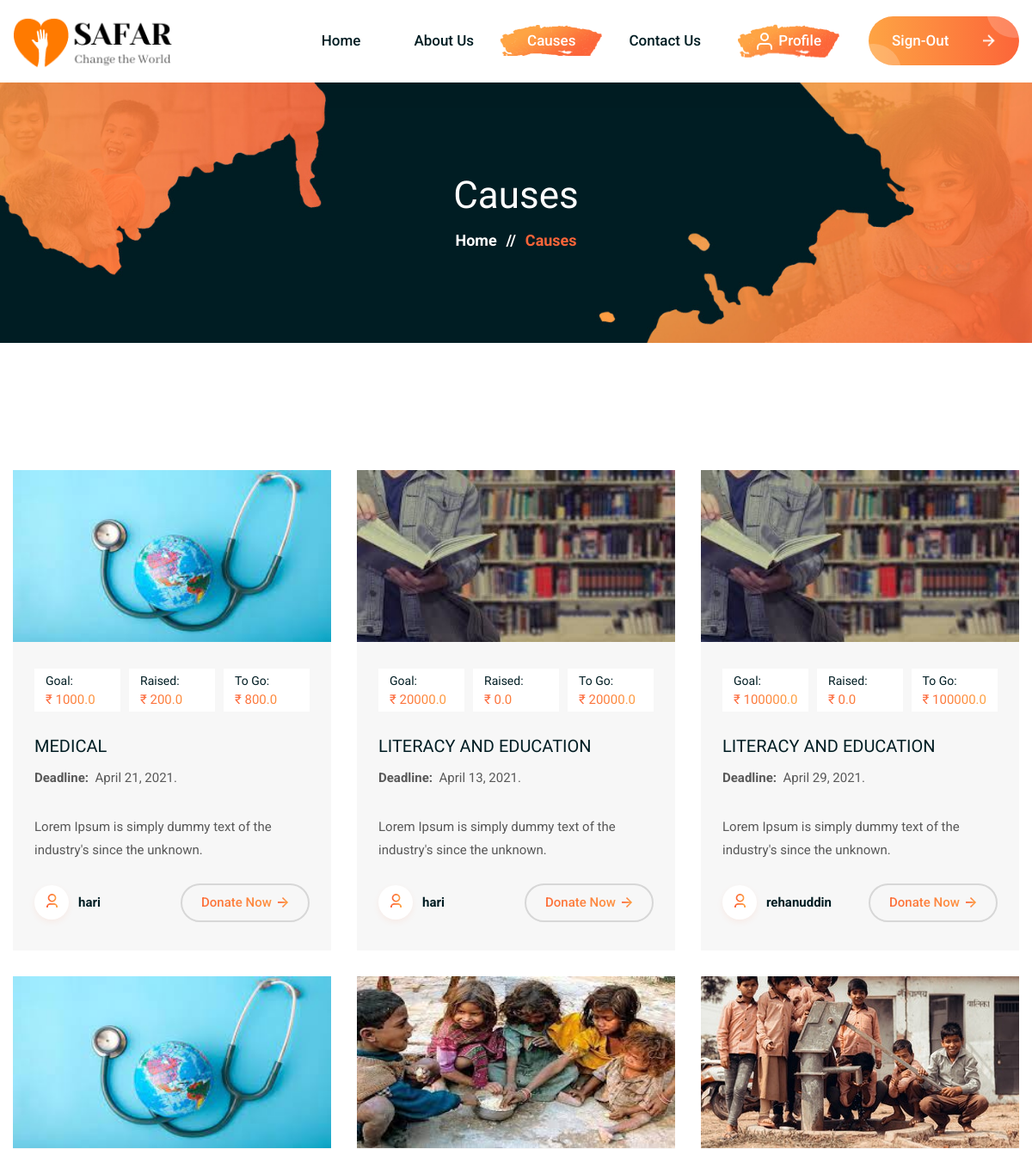
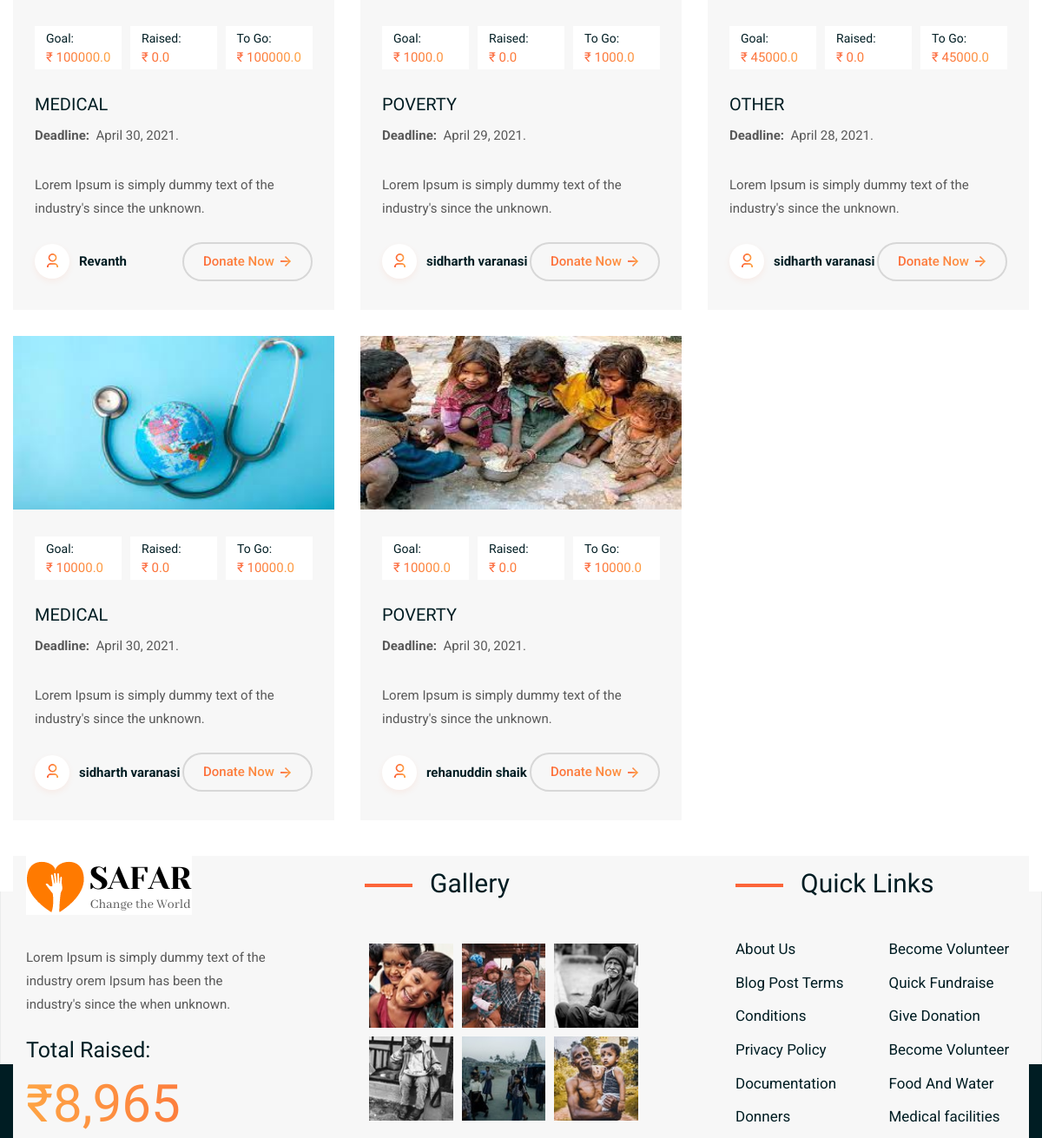
The app's page /causes/ (signed in, upper part), older data (2 pictures, top to bottom).
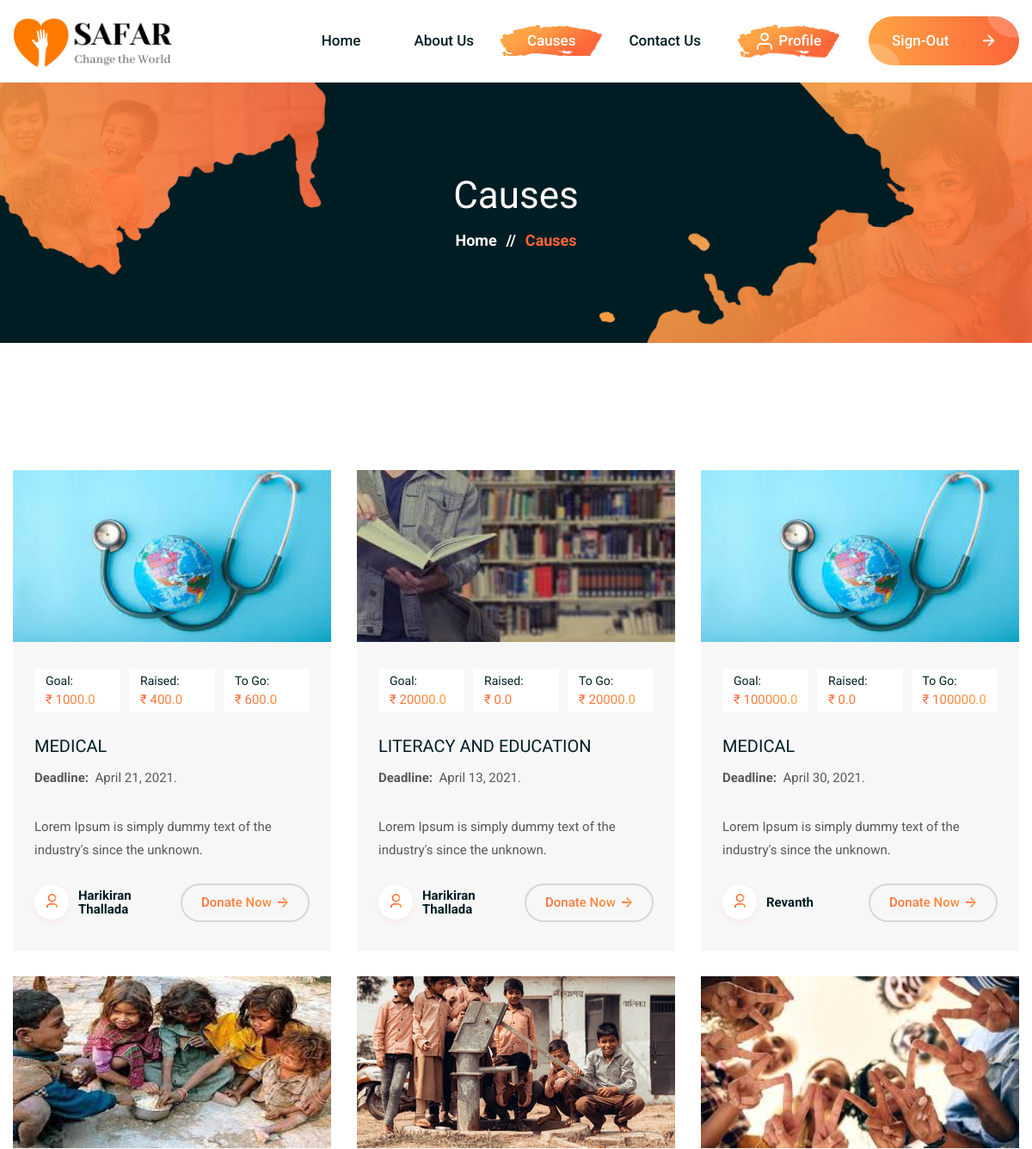
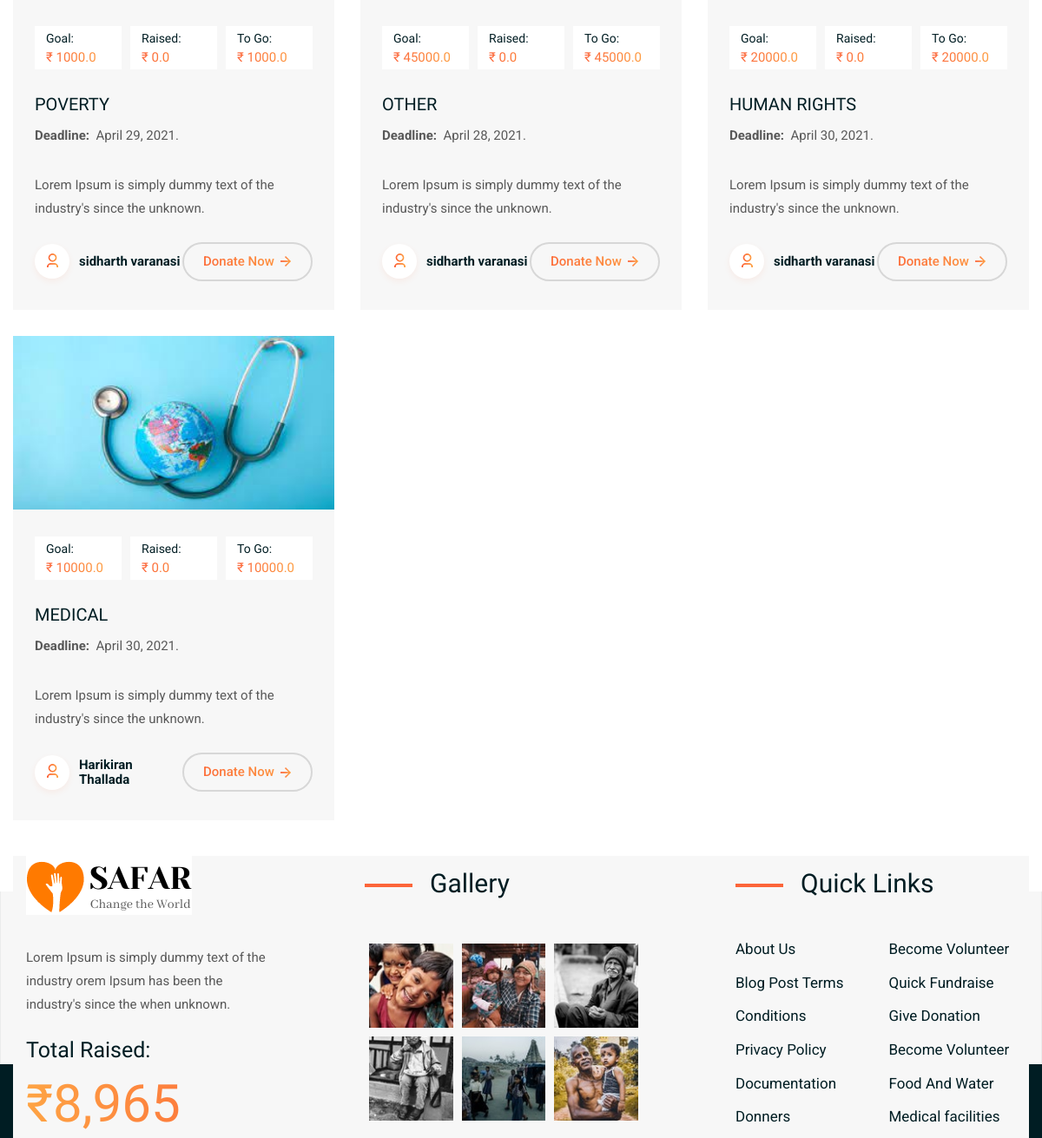
The same page, newer data (2 pictures, top to bottom).
### fund/models.py (models this page shows, shortened)
class Request(models.Model):
    CATEGORY = (
        ('MEDICAL', 'MEDICAL'),
        ('LITERACY AND EDUCATION', 'LITERACY AND EDUCATION'),
        ('HUMAN RIGHTS', 'HUMAN RIGHTS'),
        ('PHYSICAL HELP', 'PHYSICAL HELP'),
        ('POVERTY', 'POVERTY'),
        ('OTHER', 'OTHER')
    )
    STATUS = (
        ('PENDING', 'PENDING'),
        ('ACCEPTED', 'ACCEPTED'),
        ('CANCELLED', 'CANCELLED'),
        ('COMPLETED', 'COMPLETED')
    )
    id = models.AutoField(primary_key=True)
    uuid = models.UUIDField(default=uuid.uuid4, editable=False)
    account_id = models.ForeignKey(Account, on_delete=models.CASCADE, null=True)
    request_category = models.CharField(max_length=50, default="OTHER", choices=CATEGORY)
    amount = models.FloatField(default=0)
    collected = models.FloatField(default=0)
    desc = models.CharField(max_length=200, default='No Description')
    identity_image = models.ImageField(upload_to=get_file_address, null=True, blank=True)
    image1 = models.ImageField(upload_to=get_file_address, null=True, blank=True)
    image2 = models.ImageField(upload_to=get_file_address, null=True, blank=True)
    deadline = models.DateField()
    status = models.CharField(max_length=50, default="PENDING", blank=True, choices=STATUS)
    pub_date = models.DateTimeField(default=now)
    admin_msg = models.CharField(max_length=200, default='none', null=True, blank=True)
    @property
    def remaining(self):
        rem = self.amount-self.collected
        return rem
    @property
    def dpimage(self):
        cat = self.request_category
        if cat == 'MEDICAL':
            img = '011'
        elif cat == 'LITERACY AND EDUCATION':
            img = '022'
        elif cat == 'HUMAN RIGHTS':
            img = '033'
        elif cat == 'PHYSICAL HELP':
            img = '044'
        elif cat == 'POVERTY':
            img = '055'
        elif cat == 'OTHER':
            img = '066'
        else:
            img = '077'
        return img

class Account(models.Model):
    username = models.OneToOneField(User, on_delete=models.CASCADE, null=True, blank=False)
    fullname = models.CharField(max_length=200)
    phone = models.CharField(max_length=12)
    email = models.CharField(max_length=200)
    def __str__(self):
        return str(self.fullname)

### fund/decoraters.py (the view)
        def wrapper_func(request, *args, **kwargs):
            group = None
            if request.user.groups.exists():
                group = request.user.groups.all()[0].name
                if group in allowed_roles:
                    return view_func(request, *args, **kwargs)
                elif group == 'Account':
                    params = {
                        'msg': group,
                        'way': 'causes'
                    }
                    return render(request, 'fund/access-deny.html', params)
                elif group == 'Admin':
                    params = {
                        'msg': group,
                        'way': 'Admin'
                    }
                    return render(request, 'fund/access-deny.html', params)

### fund/decoraters.py (called while the page is built)
def allowed_users(allowed_roles=[]):
    def decorator(view_func):
        def wrapper_func(request, *args, **kwargs):
            group = None
            if request.user.groups.exists():
                group = request.user.groups.all()[0].name
                if group in allowed_roles:
                    return view_func(request, *args, **kwargs)
                elif group == 'Account':
                    params = {
                        'msg': group,
                        'way': 'causes'
                    }
                    return render(request, 'fund/access-deny.html', params)
                elif group == 'Admin':
                    params = {
                        'msg': group,
                        'way': 'Admin'
                    }
                    return render(request, 'fund/access-deny.html', params)
        return wrapper_func
    return decorator

### fund/templates/fund/causes.html (shortened to what the changed rows need)
{% load static %}
<!DOCTYPE html>
<html lang="en">
<head>
    <link rel="stylesheet" type="text/css" href="{% static 'css/bootstrap.min.css' %}">
    <link rel="stylesheet" type="text/css" href="{% static 'css/icofont.css' %}">
    <link rel="stylesheet" type="text/css" href="{% static 'css/elegantIcons.css' %}">
    <link rel="stylesheet" type="text/css" href="{% static 'css/animate.css' %}">
    <link rel="stylesheet" type="text/css" href="{% static 'css/aos.css' %}">
    <link rel="stylesheet" type="text/css" href="{% static 'css/jquery.fancybox.min.css' %}">
    <link rel="stylesheet" type="text/css" href="{% static 'css/slicknav.css' %}">
    <link rel="stylesheet" type="text/css" href="{% static 'css/swiper.min.css' %}">
    <link rel="stylesheet" type="text/css" href="{% static 'css/style.css' %}">
</head>
<body>
<div class="wrapper causes-page-wrapper">
  <main class="main-content site-wrapper-reveal">
    <section class="page-title-area" data-bg-img="{% static 'img/photos/bg-page-title.jpg'%}">
      <div class="container">
        <div class="row">
          <div class="col-lg-12">
            <div class="page-title-content text-center">
              <h2 class="title text-white">Causes</h2>
            </div>
          </div>
        </div>
      </div>
    </section>
    <section class="causes-area causes-default-area">
      <div class="container">
      <div class="row">
        {% for request in requests %}
          <div class="col-md-6 col-lg-4">
            <div class="causes-item mb-30">
              <div class="thumb">
                <img src="{% static '/img/causes/'%}{{request.dpimage}}.jpg" alt="safar-HasTech" style="width: 370px; height: 200px;">
              </div>
              <div class="content">
                <ul class="donate-info">
                  <li class="info-item">
                    <span class="info-title">Goal:</span>
                    <p class="amount">₹ {{request.amount}}</p>
                  </li>
                  <li class="info-item">
                    <span class="info-title">Raised:</span>
                    <p class="amount">₹ {{request.collected}}</p>
                  </li>
                  <li class="info-item">
                    <span class="info-title">To Go:</span>
                    <p class="amount">₹ {{request.remaining}}</p>
                  </li>
                </ul>
                <h5 class="title"><a href="{% url 'causes' %}{{request.id}}">{{request.request_category}}</a></h5>
                <p><b>Deadline:&nbsp</b>&nbsp{{request.deadline}}.</p>
                <p>Lorem Ipsum is simply dummy text of the industry's since the unknown.</p>
              </div>
              <div class="causes-footer">
                <div class="admin">
                  <h5><a href="{% url 'causes' %}{{request.id}}"><span class="icon-img"><img src="{% static 'img/icons/admin1.png'%}" alt="Icon"></span>{{request.account_id}}</a></h5>
                </div>
                <a class="btn-theme btn-border-gradient gray-border btn-size-md" href="{% url 'causes' %}{{request.id}}"><span><p>Donate Now<img class="icon icon-img" src="{% static 'img/icons/arrow-line-right-gradient.png'%}" alt="Icon"></p></span></a>
              </div>
            </div>
          </div>
        {% endfor %}
        </div>
      </div>
    </section>
    <section class="funfact-area funfact-default-area">
      <div class="container">
        <div class="row row-gutter-0 funfact-items-style1">
          <div class="col-sm-6 col-md-4 funfact-item">
            <div class="inner-content">
              <div class="content">
                <div class="number">
                  <h2><span class="counter-animate">100</span>K</h2>
                </div>
              </div>
            </div>
          </div>
          <div class="col-sm-6 col-md-4 funfact-item">
            <div class="inner-content">
              <div class="content">
                <div class="number">
                  <h2><span class="counter-animate">100</span>M</h2>
                </div>
              </div>
            </div>
          </div>
          <div class="col-sm-6 col-md-4 funfact-item">
            <div class="inner-content">
              <div class="content">
                <div class="number">
                  <h2><span class="counter-animate">100</span>+</h2>
                </div>
              </div>
            </div>
          </div>
        </div>
      </div>
    </section>
  </main>
</div>
</body>
</html>

Row changes from the older to the newer data that the page shows:
no longer on this page (row edited): Request: amount "100000.0", collected "0.0", remaining "100000.0", request_category "LITERACY AND EDUCATION", deadline "April 29, 2021", account_id "rehanuddin"
no longer on this page (row edited): Request: amount "10000.0", collected "0.0", remaining "10000.0", request_category "MEDICAL", deadline "April 30, 2021", account_id "sidharth varanasi"
no longer on this page (row edited): Request: amount "10000.0", collected "0.0", remaining "10000.0", request_category "POVERTY", deadline "April 30, 2021", account_id "rehanuddin shaik"
changed Request "April 21, 2021": collected "200.0" → "400.0"; remaining "800.0" → "600.0"; account_id "hari" → "Harikiran Thallada"
changed through a linked row, Request "LITERACY AND EDUCATION": account_id "hari" → "Harikiran Thallada"
now on this page (row edited): Request: shows a picture, amount "20000.0", collected "0.0", remaining "20000.0", request_category "HUMAN RIGHTS", deadline "April 30, 2021", account_id "sidharth varanasi"
added Request: amount "10000.0", collected "0.0", remaining "10000.0", request_category "MEDICAL", deadline "April 30, 2021", account_id "Harikiran Thallada"
